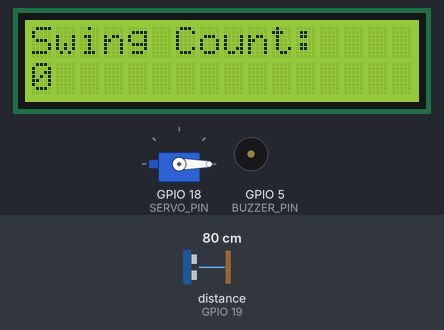
Simulated run of this sketch. Board: ESP32. Parts: servo, 16×2 character LCD, buzzer (waves = sounding, pin HIGH). Wiring (inferred from the names in the program): ultrasonic range finder: trigger GPIO 23; echo GPIO 19. The inputs (shaded band) are chosen by the test bench; at power-on: distance to the obstacle (sensor on GPIO 19) 80 cm. The echo pulse lasts 58.3 µs per cm; pins used as bus, display or sensor lines are not drawn; what the sketch prints to the serial monitor is not drawn.

Above: at 1.2 s.
1.3 s: distance to the obstacle (sensor on GPIO 19) set to 65 cm
2.8 s: distance to the obstacle (sensor on GPIO 19) set to 61 cm
At 3.12 s:
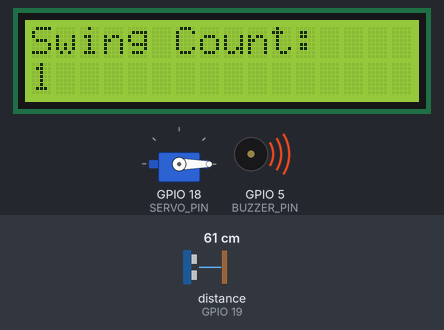
At 3.73 s:
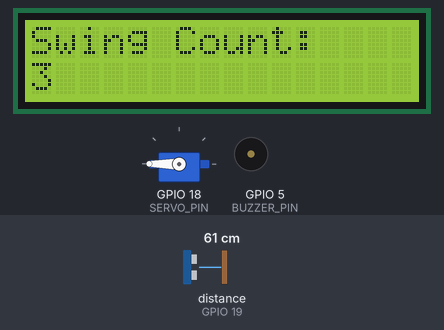
4.4 s: distance to the obstacle (sensor on GPIO 19) set to 2 cm
At 5.8 s:
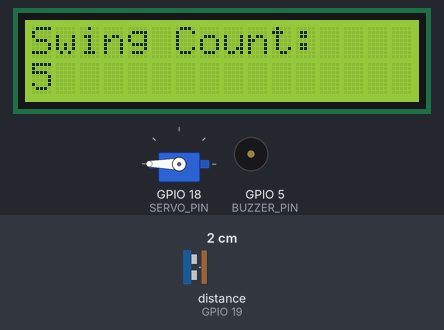
Timing chart, 0 to 7.4 s (numbered marks = the images above; inputs shaded):
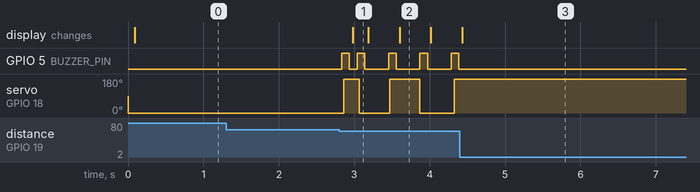

The sketch:

pdm_ultrasonic.ino
```cpp
// #include <Arduino.h>
// #include <ESP32Servo.h>
// #include <Wire.h>
// #include <LiquidCrystal_I2C.h>
// #include <freertos/FreeRTOS.h>
// #include <freertos/task.h>

// // ====== Hardware Pins ======
// #define IR_SENSOR_PIN 4
// #define BUZZER_PIN 5
// #define SERVO_PIN 18

// // ====== Task Handles ======
// TaskHandle_t sensorTaskHandle = NULL;
// TaskHandle_t buzzerTaskHandle = NULL;
// TaskHandle_t servoTaskHandle = NULL;
// TaskHandle_t lcdTaskHandle = NULL;

// // ====== Servo ======
// Servo myServo;

// // ====== LCD ======
// LiquidCrystal_I2C lcd(0x27, 16, 2); // adjust address if needed

// // ====== Global Flags & Counters ======
// volatile int detectionCount = 0;    // raw IR detections
// volatile int swingCounter = 0;      // full swings
// volatile bool servoPosFlag = false; // false = safe side 1, true = safe side 2
// volatile bool buzzerFlag = false;   // trigger buzzer

// // ====== Task 1: IR Sensor Detection ======
// void sensorTask(void *pvParameters) {
//   pinMode(IR_SENSOR_PIN, INPUT_PULLUP);
//   Serial.println("Sensor Task Started...");

//   while (1) {
//     if (digitalRead(IR_SENSOR_PIN) == LOW) {
//       detectionCount++;
//       Serial.println(detectionCount);

//       // Set buzzer and servo flags
//       buzzerFlag = true;
//       servoPosFlag = !servoPosFlag;

//       // Every 2 detections = 1 full swing
//       if (detectionCount % 2 == 0) {
//         swingCounter++;
//         if (swingCounter >= 25) swingCounter = 0; // reset after 25
//         Serial.print("Full Swing Count: ");
//         Serial.println(swingCounter);
//       }

//       // Wait until pendulum leaves sensor
//       while (digitalRead(IR_SENSOR_PIN) == LOW) {
//         vTaskDelay(pdMS_TO_TICKS(10));
//       }
//     }
//     vTaskDelay(pdMS_TO_TICKS(50)); // check every 50ms
//   }
// }

// // ====== Task 2: Buzzer ======
// void buzzerTask(void *pvParameters) {
//   pinMode(BUZZER_PIN, OUTPUT);

//   while (1) {
//     if (buzzerFlag) {
//       digitalWrite(BUZZER_PIN, HIGH);
//       vTaskDelay(pdMS_TO_TICKS(100));
//       digitalWrite(BUZZER_PIN, LOW);
//       buzzerFlag = false; // reset flag
//     }
//     vTaskDelay(pdMS_TO_TICKS(10));
//   }
// }

// // ====== Task 3: Servo Motion ======
// void servoTask(void *pvParameters) {
//   myServo.attach(SERVO_PIN);
//   myServo.write(0); // initial safe angle

//   while (1) {
//     if (servoPosFlag) {
//       myServo.write(180); // move to safe side 2
//     } else {
//       myServo.write(0); // move to safe side 1
//     }
//     vTaskDelay(pdMS_TO_TICKS(50)); // small delay
//   }
// }

// // ====== Task 4: LCD Update ======
// void lcdTask(void *pvParameters) {
//   lcd.init();
//   lcd.backlight();
//   lcd.clear();
//   lcd.setCursor(0, 0);
//   lcd.print("Swing Count:");

//   while (1) {
//     lcd.setCursor(0, 1);
//     lcd.print("                "); // clear previous number
//     lcd.setCursor(0, 1);
//     lcd.print(swingCounter);     // display current swing count
//     vTaskDelay(pdMS_TO_TICKS(200)); // update every 200ms
//   }
// }

// // ====== Setup ======
// void setup() {
//   Serial.begin(115200);
//   Serial.println("Pendulum Detection System Starting...");

//   myServo.attach(SERVO_PIN);

//   // Create FreeRTOS tasks
//   xTaskCreatePinnedToCore(sensorTask, "Sensor Task", 2048, NULL, 1, &sensorTaskHandle, 1);
//   xTaskCreatePinnedToCore(buzzerTask, "Buzzer Task", 1024, NULL, 1, &buzzerTaskHandle, 0);
//   xTaskCreatePinnedToCore(servoTask, "Servo Task", 2048, NULL, 1, &servoTaskHandle, 1);
//   xTaskCreatePinnedToCore(lcdTask, "LCD Task", 2048, NULL, 1, &lcdTaskHandle, 1);
// }

// // ====== Loop ======
// void loop() {
//   // Empty, FreeRTOS tasks handle everything
// }


////////////////////////////////////////////////////////Full Working For IR Sensor
// #include <Arduino.h>
// #include <ESP32Servo.h>
// #include <Wire.h>
// #include <LiquidCrystal_I2C.h>
// #include <freertos/FreeRTOS.h>
// #include <freertos/task.h>

// // ====== Hardware Pins ======
// #define IR_SENSOR_PIN 4
// #define BUZZER_PIN 5
// #define SERVO_PIN 18

// // ====== Task Handles ======
// TaskHandle_t sensorTaskHandle = NULL;
// TaskHandle_t buzzerTaskHandle = NULL;
// TaskHandle_t servoTaskHandle = NULL;
// TaskHandle_t lcdTaskHandle = NULL;

// // ====== Servo ======
// Servo myServo;

// // ====== LCD ======
// LiquidCrystal_I2C lcd(0x27, 16, 2); // adjust address if needed

// // ====== Global Flags & Counters ======
// volatile int detectionCount = 0;    // raw IR detections
// volatile int swingCounter = 0;      // full swings
// volatile bool servoPosFlag = false; // false = safe side 1, true = safe side 2
// volatile bool buzzerFlag = false;   // trigger buzzer

// // ====== Task 1: IR Sensor Detection ======
// void sensorTask(void *pvParameters) {
//   pinMode(IR_SENSOR_PIN, INPUT_PULLUP);
//   Serial.println("Sensor Task Started...");

//   while (1) {
//     if (digitalRead(IR_SENSOR_PIN) == LOW) {
//       detectionCount++;
//       Serial.println(detectionCount);

//       // Set buzzer and servo flags
//       buzzerFlag = true;
//       servoPosFlag = !servoPosFlag;

//       // Every 2 detections = 1 full swing
//       // if (detectionCount % 2 == 0) {
//         swingCounter++;
//         if (swingCounter > 25) swingCounter = 0; // reset after 25
//         Serial.print("Full Swing Count: ");
//         Serial.println(swingCounter);
//       // }

//       // Wait until pendulum leaves sensor
//       while (digitalRead(IR_SENSOR_PIN) == LOW) {
//         vTaskDelay(pdMS_TO_TICKS(10));
//       }
//     }
//     vTaskDelay(pdMS_TO_TICKS(50)); // check every 50ms
//   }
// }

// // ====== Task 2: Buzzer ======
// void buzzerTask(void *pvParameters) {
//   pinMode(BUZZER_PIN, OUTPUT);

//   while (1) {
//     if (buzzerFlag) {
//       digitalWrite(BUZZER_PIN, HIGH);
//       vTaskDelay(pdMS_TO_TICKS(100));
//       digitalWrite(BUZZER_PIN, LOW);
//       buzzerFlag = false; // reset flag
//     }
//     vTaskDelay(pdMS_TO_TICKS(10));
//   }
// }

// // ====== Task 3: Servo Motion ======
// void servoTask(void *pvParameters) {
//   myServo.attach(SERVO_PIN);
//   myServo.write(0); // initial safe angle

//   while (1) {
//     if (servoPosFlag) {
//       myServo.write(180); // move to safe side 2
//     } else {
//       myServo.write(0); // move to safe side 1
//     }
//     vTaskDelay(pdMS_TO_TICKS(50)); // small delay
//   }
// }

// // ====== Task 4: LCD Update ======
// void lcdTask(void *pvParameters) {
//   lcd.init();
//   lcd.backlight();
//   lcd.clear();
//   lcd.setCursor(0, 0);
//   lcd.print("Swing Count:");

//   while (1) {
//     lcd.setCursor(0, 1);
//     lcd.print("                "); // clear previous number
//     lcd.setCursor(0, 1);
//     lcd.print(swingCounter);     // display current swing count
//     vTaskDelay(pdMS_TO_TICKS(200)); // update every 200ms
//   }
// }

// // ====== Setup ======
// void setup() {
//   Serial.begin(115200);
//   Serial.println("Pendulum Detection System Starting...");

//   myServo.attach(SERVO_PIN);

//   // Create FreeRTOS tasks
//   xTaskCreatePinnedToCore(sensorTask, "Sensor Task", 2048, NULL, 1, &sensorTaskHandle, 1);
//   xTaskCreatePinnedToCore(buzzerTask, "Buzzer Task", 1024, NULL, 1, &buzzerTaskHandle, 0);
//   xTaskCreatePinnedToCore(servoTask, "Servo Task", 2048, NULL, 1, &servoTaskHandle, 1);
//   xTaskCreatePinnedToCore(lcdTask, "LCD Task", 2048, NULL, 1, &lcdTaskHandle, 1);
// }

// // ====== Loop ======
// void loop() {
//   // Empty, FreeRTOS tasks handle everything
// }


/////////////////////////////////////////////testing ur sensor

// #include <Arduino.h>

// // ====== Hardware Pins ======
// #define ULTRASONIC_TRIG_PIN 23
// #define ULTRASONIC_ECHO_PIN 19

// // ====== Function to measure distance ======
// long readUltrasonicDistance() {
//   digitalWrite(ULTRASONIC_TRIG_PIN, LOW);
//   delayMicroseconds(2);
//   digitalWrite(ULTRASONIC_TRIG_PIN, HIGH);
//   delayMicroseconds(10);
//   digitalWrite(ULTRASONIC_TRIG_PIN, LOW);

//   long duration = pulseIn(ULTRASONIC_ECHO_PIN, HIGH, 30000); // timeout 30ms
//   long distance = duration * 0.034 / 2; // cm
//   return distance;
// }

// void setup() {
//   Serial.begin(115200);
//   pinMode(ULTRASONIC_TRIG_PIN, OUTPUT);
//   pinMode(ULTRASONIC_ECHO_PIN, INPUT);
//   Serial.println("Ultrasonic Sensor Test Started...");
// }

// void loop() {
//   long distance = readUltrasonicDistance();
//   if (distance > 0) {
//     Serial.print("Distance: ");
//     Serial.print(distance);
//     Serial.println(" cm");
//   } else {
//     Serial.println("Out of range");
//   }
//   delay(500); // read every 0.5 seconds
// }

////////////////////////////////////////////////////////////////ur

#include <Arduino.h>
#include <ESP32Servo.h>
#include <Wire.h>
#include <LiquidCrystal_I2C.h>
#include <freertos/FreeRTOS.h>
#include <freertos/task.h>

// ====== Hardware Pins ======
#define ULTRASONIC_TRIG_PIN 23
#define ULTRASONIC_ECHO_PIN 19
#define BUZZER_PIN 5
#define SERVO_PIN 18

// ====== FreeRTOS Task Handles ======
TaskHandle_t sensorTaskHandle = NULL;
TaskHandle_t buzzerTaskHandle = NULL;
TaskHandle_t servoTaskHandle = NULL;
TaskHandle_t lcdTaskHandle = NULL;

// ====== Servo ======
Servo myServo;

// ====== LCD ======
LiquidCrystal_I2C lcd(0x27, 16, 2);

// ====== Global Flags & Counters ======
volatile int detectionCount = 0;    // raw detections
volatile int swingCounter = 0;      // full swings
volatile bool servoPosFlag = false; // false = safe side 1, true = safe side 2
volatile bool buzzerFlag = false;   // trigger buzzer

// Thresholds
#define PENDULUM_THRESHOLD 60   // distance in cm to detect pendulum
#define MAX_DISTANCE 500        // max distance to consider

// ====== Function to measure distance ======
long readUltrasonicDistance() {
  digitalWrite(ULTRASONIC_TRIG_PIN, LOW);
  delayMicroseconds(2);
  digitalWrite(ULTRASONIC_TRIG_PIN, HIGH);
  delayMicroseconds(10);
  digitalWrite(ULTRASONIC_TRIG_PIN, LOW);

  long duration = pulseIn(ULTRASONIC_ECHO_PIN, HIGH, 30000); // timeout 30ms
  long distance = duration * 0.034 / 2; // cm
  return distance;
}

// ====== Task 1: Ultrasonic Sensor Detection ======
void sensorTask(void *pvParameters) {
  pinMode(ULTRASONIC_TRIG_PIN, OUTPUT);
  pinMode(ULTRASONIC_ECHO_PIN, INPUT);

  Serial.println("Sensor Task Started...");

  while (1) {
    long distance = readUltrasonicDistance();

    // Only detect pendulum if within threshold
    if (distance > 0 && distance <= PENDULUM_THRESHOLD) {
      detectionCount++;
      Serial.print("Detection #: ");
      Serial.println(detectionCount);

      // Trigger buzzer and servo
      buzzerFlag = true;
      servoPosFlag = !servoPosFlag;

      // Count full swings
      swingCounter++;
      if (swingCounter > 25) swingCounter = 0; // reset after 25
      Serial.print("Full Swing Count: ");
      Serial.println(swingCounter);


      // Wait until pendulum moves away (avoid multiple detections)
      while (readUltrasonicDistance() <= PENDULUM_THRESHOLD) {
        vTaskDelay(pdMS_TO_TICKS(10));
      }
    }

    vTaskDelay(pdMS_TO_TICKS(50));
  }
}

// ====== Task 2: Buzzer ======
void buzzerTask(void *pvParameters) {
  pinMode(BUZZER_PIN, OUTPUT);

  while (1) {
    if (buzzerFlag) {
      digitalWrite(BUZZER_PIN, HIGH);
      vTaskDelay(pdMS_TO_TICKS(100));
      digitalWrite(BUZZER_PIN, LOW);
      buzzerFlag = false;
    }
    vTaskDelay(pdMS_TO_TICKS(10));
  }
}

// ====== Task 3: Servo Motion ======
void servoTask(void *pvParameters) {
  myServo.attach(SERVO_PIN);
  myServo.write(0); // initial safe angle

  while (1) {
    if (servoPosFlag) {
      myServo.write(180); // move to safe side 2
    } else {
      myServo.write(0);   // move to safe side 1
    }
    vTaskDelay(pdMS_TO_TICKS(50));
  }
}

// ====== Task 4: LCD Update ======
void lcdTask(void *pvParameters) {
  lcd.init();
  lcd.backlight();
  lcd.clear();
  lcd.setCursor(0, 0);
  lcd.print("Swing Count:");

  while (1) {
    lcd.setCursor(0, 1);
    lcd.print("    "); // clear previous number
    lcd.setCursor(0, 1);
    lcd.print(swingCounter);
    vTaskDelay(pdMS_TO_TICKS(200));
  }
}

// ====== Setup ======
void setup() {
  Serial.begin(115200);
  Serial.println("Pendulum Detection System Starting...");

  myServo.attach(SERVO_PIN);

  // Create FreeRTOS tasks
  xTaskCreatePinnedToCore(sensorTask, "Sensor Task", 2048, NULL, 1, &sensorTaskHandle, 1);
  xTaskCreatePinnedToCore(buzzerTask, "Buzzer Task", 1024, NULL, 1, &buzzerTaskHandle, 0);
  xTaskCreatePinnedToCore(servoTask, "Servo Task", 2048, NULL, 1, &servoTaskHandle, 1);
  xTaskCreatePinnedToCore(lcdTask, "LCD Task", 2048, NULL, 1, &lcdTaskHandle, 1);
}

// ====== Loop ======
void loop() {
  // Nothing here; FreeRTOS handles tasks
}
```

Measured:
- the behaviour switches between 62 and 61 cm on distance to the obstacle (sensor on GPIO 19) (found by bisection; images 0 and 1)
- after the input at 1.3 s, every drawn part: stays the same
- after the input at 2.8 s, GPIO 5 (BUZZER_PIN): goes HIGH 0.10 s, LOW 0.11 s, 3 × (HIGH 0.10 s, LOW 0.32 s), HIGH 0.10 s, then LOW, starting at once; servo on GPIO 18 (SERVO_PIN): goes 180° 0.20 s, 0° 0.40 s, 180° 0.40 s, 0° 0.46 s, then 180°, starting after 0.06 s; the display: changes after 0.18 s (image 1)
- after the input at 4.4 s, GPIO 5 (BUZZER_PIN): stops changing and stays LOW; servo on GPIO 18 (SERVO_PIN): stops changing and stays 180°
- what the display in image 2 shows lasts 0.4 s, from 3.6 s to 4.0 s
